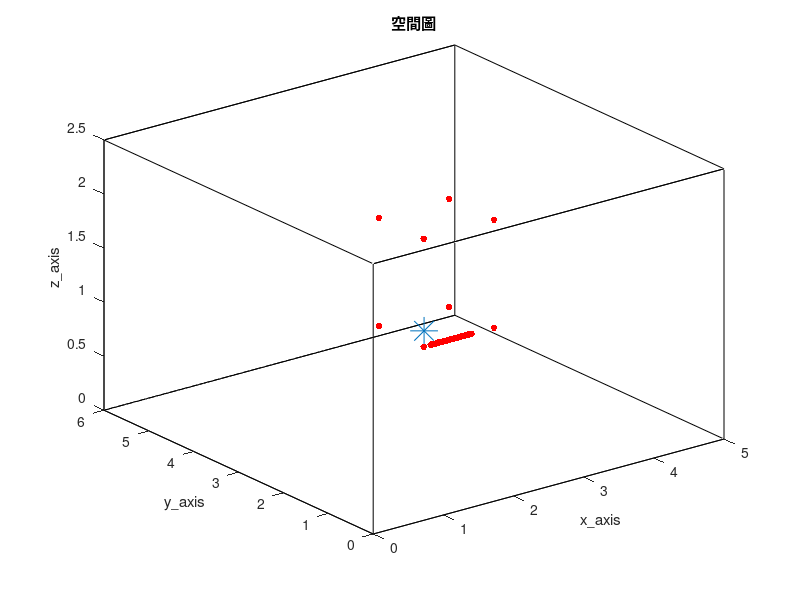

Source code (MATLAB): (Note: this script raises an error after producing the figure.)
clc; clear;
close all;

% 加入資料夾 %
addpath('wpe_v1.33')

tic

%% RIR parameter %%
SorNum = 1;                                              % source number
MicNum_TDOA = 8;                                         % TDOA麥克風數量
MicNum = 38;                                             % number of microphone
c = 343;                                                 % Sound velocity (m/s)
fs = 16000;                                              % Sample frequency (samples/s)

% distributed 8 mic %
mic_x = [ 200 ; 300 ; 300 ; 200 ; 200 ; 300 ; 300 ; 200 ]./100;
mic_y = [ 200 ; 200 ; 300 ; 300 ; 200 ; 200 ; 300 ; 300 ]./100;
mic_z = [ 100 ; 100 ; 100 ; 100 ; 200 ; 200 ; 200 ; 200 ]./100;
MicPos = [mic_x, mic_y, mic_z,];

% ULA 30 mics %
MicStart = [210, 200, 100]/100;
spacing = 0.02;
for i = MicNum_TDOA+1:MicNum
    MicPos(i, :) = [MicStart(1, 1)+(i-(MicNum_TDOA+1))*spacing, MicStart(1, 2), MicStart(1, 3)];
end

SorPos = [210, 215, 110]/100;                            % source position (m)
room_dim = [500, 600, 250]/100;                          % Room dimensions [x y z] (m)
%%%%%%%%%%%%%%%%%%%%%%%%%%%%%%%%%%%%%%%%%%%%%%%%%%%%%%%%%%%%%%%%%%%%%%%%%%%%%%%%%%%%%%%%%%%%%%%%%%%%%%%%%%%%%%%%%%%
reverberation_time = 0.2;                                % Reverberation time (s)
points_rir = 4096;                                       % Number of rir points (需比 reverberation time 還長)
look_mic = 38;
%%%%%%%%%%%%%%%%%%%%%%%%%%%%%%%%%%%%%%%%%%%%%%%%%%%%%%%%%%%%%%%%%%%%%%%%%%%%%%%%%%%%%%%%%%%%%%%%%%%%%%%%%%%%%%%%%%%
mtype = 'omnidirectional';                               % Type of microphone
order = -1;                                              % -1 equals maximum reflection order!
dim = 3;                                                 % Room dimension
orientation = 0;                                         % Microphone orientation (rad)
hp_filter = 1;                                           % Disable high-pass filter

figure(1);
plot3( [0 room_dim(1, 1) room_dim(1, 1) 0 0 0 room_dim(1, 1) room_dim(1, 1) 0 0 room_dim(1, 1) room_dim(1, 1) 0 0 room_dim(1, 1) room_dim(1, 1)], ...
       [0 0 room_dim(1, 2) room_dim(1, 2) 0 0 0 room_dim(1, 2) room_dim(1, 2) room_dim(1, 2) room_dim(1, 2) room_dim(1, 2) room_dim(1, 2) 0 0 0], ...
       [0 0 0 0 0 room_dim(1, 3) room_dim(1, 3) room_dim(1, 3) room_dim(1, 3) 0 0 room_dim(1, 3) room_dim(1, 3) room_dim(1, 3) room_dim(1, 3) 0] , 'k')
hold on
plot3(MicPos(:, 1), MicPos(:, 2), MicPos(:, 3), 'r.', 'MarkerSize', 15)
hold on
plot3(SorPos(:, 1), SorPos(:, 2), SorPos(:, 3), '*', 'MarkerSize', 20)
hold off
xlabel('x\_axis')
ylabel('y\_axis')
zlabel('z\_axis')
title('空間圖')
shg

%% load ground-truth RIR (h) %%
% % 產生 RIR 和存.mat 檔 %
% h = rir_generator(c, fs, MicPos, SorPos, room_dim, reverberation_time, points_rir, mtype, order, dim, orientation, hp_filter);
% rir_filename_str = ['h\h_', string(reverberation_time), 'x', string(MicNum), 'x', string(points_rir), '.mat'];
% rir_filemane = join(rir_filename_str, '');
% save(rir_filemane, 'h')

rir_filename_str = ['h\h_', string(reverberation_time), 'x', string(MicNum), 'x', string(points_rir), '.mat'];
rir_filemane = join(rir_filename_str, '');
load(rir_filemane)

%% window parameter %%
NFFT = 1024;
hopsize = 256;

win = hamming(NFFT);
osfac = round(NFFT/hopsize);

frequency = NFFT/2 + 1;
L = length(hopsize:hopsize:points_rir+2*NFFT-2);    % (len(win) + len(win) - 1) + points_rir - 1
freqs_vector = linspace(0, fs/2, frequency);

%% 讀音檔 (source) %%
Second = 23;
SorLen =  Second*fs;

% load speech source %
[source_transpose, fs] = audioread('245.wav', [1, SorLen]);
source = source_transpose.';

%% 產生麥克風訊號，先在時域上 convolution 再做 stft (y_nodelay y_delay Y_delay ) %%
% convolution source and RIR %
as = zeros(MicNum, points_rir+SorLen-1);
for i = 1 : MicNum
    as(i, :) = conv(h(i, :), source);
end

extra_delay_y = (ceil(NFFT/hopsize) - 1)*hopsize;    % put delay for equilization between time convolution and CTF 
y_delay = zeros(MicNum, SorLen);
y_delay(:, extra_delay_y+1:end) = as(:, 1:SorLen-extra_delay_y);
y_nodelay = as(:, 1:SorLen);

% y_delay 轉頻域 %
y_delay_transpose = y_delay.';
[Y_delay, ~, ~] = stft(y_delay_transpose, fs, Window=win, OverlapLength=NFFT-hopsize, FFTLength=NFFT, FrequencyRange='onesided');
NumOfFrame = size(Y_delay, 2);

%% load y_wpe (y_wpe) %%
% do wpe %
y_wpe = wpe(y_nodelay.', 'wpe_parameter.m');
y_wpe = y_wpe.';

% 存 wpe mat %
y_wpe_filename_str = ['y\y_wpe_', string(reverberation_time), '.mat'];
y_wpe_filename = join(y_wpe_filename_str, '');
save(y_wpe_filename, 'y_wpe')

% load y_wpe %
y_wpe_filename_str = ['y\y_wpe_', string(reverberation_time), '.mat'];
y_wpe_filename = join(y_wpe_filename_str, '');
load(y_wpe_filename);

%% DAS beamformer (Y_DAS) %%
% 算 mic 與 source 之距離 %
distance = zeros(MicNum, SorNum);
for i = 1 : MicNum
    distance(i, :) =  sqrt(sum((SorPos - MicPos(i, :)).^2));
end

% 算 freefield ATF %
a = zeros(MicNum, SorNum, frequency);
for n = 1:frequency
    omega = 2*pi*freqs_vector(n);
    a(:, :, n) = exp(-1j*omega/c*distance)./distance;
end

% 算 DAS weight %
w = a/MicNum;

% 算 Y_DAS %
y_wpe_transpose = y_wpe.';
[Y_wpe, ~, ~] = stft(y_wpe_transpose, fs, Window=win, OverlapLength=NFFT-hopsize, FFTLength=NFFT, FrequencyRange='onesided');

Y_DAS = zeros(frequency, NumOfFrame);
for FrameNo= 1:NumOfFrame
    for n = 1: frequency
         Y_DAS(n, FrameNo) = w(:, :, n)'*squeeze(Y_wpe(n, FrameNo, :));
    end  

end

%% PSO %%
start_ini_frame = L;
ini_frame = NumOfFrame;
A = zeros(MicNum, L, frequency);

tic
parfor n =1:frequency    % 每個頻率獨立
    % basic parameter %
    particle_num = 50;    % 粒子群規模
    particle_dim = 2;    % 目標函数的自變量個數
    max_ite = 100;    % 最大迭代次數
    
    % parameter for stopping criteria %
    gbest_fitness_threshold = 10^(-4);    % 停止迭代條件 %
    gbest_fitness = 0;    % 使第一次迭代不會出問題 %
    stopping_count = 0;    % 觸發 stopping 的累積量 %
    stopping_threshold = 10;    % 觸發 stopping 的 threshold %

    % parameter for updating velocity %
    inertia_factor = 0.6;    % 惯性因子
    c1 = 2;    % 每個粒子的個體學習因子，加速度常數
    c2 = 2;    % 每個粒子的社會學習因子，加速度常數
    vmax = 5;    % 粒子的最大飛行速度

    % randomly initialize particle locations and velocities %
    v = 2*rand(particle_num, particle_dim);    % 粒子飛行速度
    x = [0.2+0.6*rand(particle_num, 1) 10^(-1)*rand(particle_num, 1)];    % 粒子所在位置
    pbest_x = x;
    pbest_fitness = 10^(5)*ones(particle_num, 1);    % 先設一個很大的值則第一次迭代時會直接更新

    % 迭代過程 %
    ite=1;
    while (ite <= max_ite)
        % calculate fitness of particle and update pbest %
        error = zeros(particle_num, 1);
        for i = 1:particle_num
            error(i, :) = optimization_obj_func_Kalman(L, x(i, :), start_ini_frame, ini_frame, Y_DAS, n, Y_delay, look_mic);
            if error(i, :) < pbest_fitness(i, :)
			    pbest_fitness(i, :) = error(i, :);
			    pbest_x(i,:) = x(i,:);
		    end

        end

        % update gbest %
        gbest_fitness_old = gbest_fitness;
        [gbest_fitness, ii] = min(pbest_fitness);
	    gbest_x = pbest_x(ii, :);

         % check gbest 有無變化 %
        if gbest_fitness == gbest_fitness_old
            stopping_count = stopping_count + 1;
        else
            stopping_count = 0;
        end

        % check stopping criteria %
        if gbest_fitness < gbest_fitness_threshold || stopping_count == stopping_threshold
            break
        end

        % update velocity and location %
        for i = 1:particle_num
		    v(i, :) = inertia_factor*v(i, :) + c1*rand*(pbest_x(i, :)-x(i, :)) + c2*rand*(gbest_x-x(i,:));
		    for j= 1:particle_dim
			    if v(i, j) > vmax
				    v(i, j) = vmax;
			    elseif v(i, j) < -vmax
				    v(i, j) = -vmax;
                end

            end

		    x(i,:) = x(i,:) + v(i,:);
        end
       
        %　增加迭代次數 %
        ite = ite + 1;
    end    % end for while iteration

    % 計算最終 weight %
    weight = zeros(L, 1);
    K = zeros(L, 1);    % Kalman gain %
    P = gbest_x(:, 1)*eye(L);    % error covariance matrix %
    R = gbest_x(:, 2);    % measurement noise covariance matrix %
    for FrameNo = start_ini_frame:ini_frame
        % no time update only have measurement update %
        K = P*flip(Y_DAS(n, FrameNo-L+1:FrameNo).')*inv(conj(flip(Y_DAS(n, FrameNo-L+1:FrameNo)))*P*flip(Y_DAS(n, FrameNo-L+1:FrameNo).') + R);
        weight = weight + K*(conj(Y_delay(n, FrameNo, look_mic)) - conj(flip(Y_DAS(n, FrameNo-L+1:FrameNo)))*weight);
        P = P - K*conj(flip(Y_DAS(n, FrameNo-L+1:FrameNo)))*P;
    end

    A(look_mic, :, n) = weight';
end     % end for parfor frequency

toc

%% A 轉回時域且算 NRMSPM (A_tdomain NRMSPM) %%
A_forplot = zeros(frequency, L, MicNum);
for i = 1 : MicNum
    A_forplot(:, :, i) = squeeze(A(i, :, :)).';
end

A_tdomain = reconstruct_RIR_normalwindow(points_rir, NFFT, hopsize, L, win, fs, frequency, MicNum, A_forplot);    % dimension = MicNum x (points_rir+(osfac-1)*hopsize)
A_tdomain = A_tdomain(:, hopsize*(osfac-1)+1:end);
ratio_A_tdomain = zeros(MicNum, 1);
for i = 1:MicNum
    ratio_A_tdomain(i, :) = max(abs(h(i, :)))/max(abs(A_tdomain(i, :)));
end

A_tdomain = A_tdomain.*ratio_A_tdomain;

%  算 NRMSPM %
h_NRMSPM = reshape(h.', [MicNum*points_rir 1]);
aa_NRMSPM = reshape(A_tdomain.', [MicNum*points_rir 1]);
NRMSPM = 20*log10(norm(h_NRMSPM-h_NRMSPM.'*aa_NRMSPM/(aa_NRMSPM.'*aa_NRMSPM)*aa_NRMSPM)/norm(h_NRMSPM));

% plot and save estimated RIR and ATF fig %
algorithm = 'PSO';
h_yaxis_upperlimit = max(h(look_mic, :)) + 0.01;
h_yaxis_underlimit = min(h(look_mic, :)) - 0.01;
ATF = fft(h, points_rir, 2);
ATF_estimated = fft(A_tdomain, points_rir, 2);

figure(2)
plot(h(look_mic, :), 'r');
hold on
plot(A_tdomain(look_mic, :), 'b');
hold off
ylim([h_yaxis_underlimit h_yaxis_upperlimit])
xlim([1 points_rir])
legend('ground-truth RIR', 'estimated RIR')
xlabel('time samples')
ylabel('RIR')

fig_filename_str = ['fig\', algorithm, '_', string(reverberation_time), '_RIR.fig'];
fig_filename = join(fig_filename_str, '');
savefig(fig_filename)

figure(3)
subplot(2, 1, 1);
semilogx(linspace(0, fs/2, points_rir/2+1), 20*log10(abs(ATF(look_mic, 1:points_rir/2+1))), 'r');
hold on
semilogx(linspace(0, fs/2, points_rir/2+1), 20*log10(abs(ATF_estimated(look_mic, 1:points_rir/2+1))), 'b');
hold off
xlim([200 8000])
legend('ground-truth ATF', 'estimated ATF')
xlabel('frequency (Hz)')
ylabel('dB')

subplot(2, 1, 2);
semilogx(linspace(0, fs/2, points_rir/2+1), unwrap(angle(ATF(look_mic, 1:points_rir/2+1))), 'r');
hold on
semilogx(linspace(0, fs/2, points_rir/2+1), unwrap(angle(ATF_estimated(look_mic, 1:points_rir/2+1))), 'b');
hold off
xlim([200 8000])
legend('ground-truth ATF', 'estimated ATF')
xlabel('frequency (Hz)')
ylabel('phase (radius)')

fig_filename_str = ['fig\', algorithm, '_', string(reverberation_time), '_ATF.fig'];
fig_filename = join(fig_filename_str, '');
savefig(fig_filename)

% save A_tdomain %
A_filename_str = ['A_tdomain\', algorithm, '_', string(reverberation_time), '_A_tdomain.mat'];
A_filename = join(A_filename_str, '');
save(A_filename, 'A_tdomain')

fprintf('done\n')
